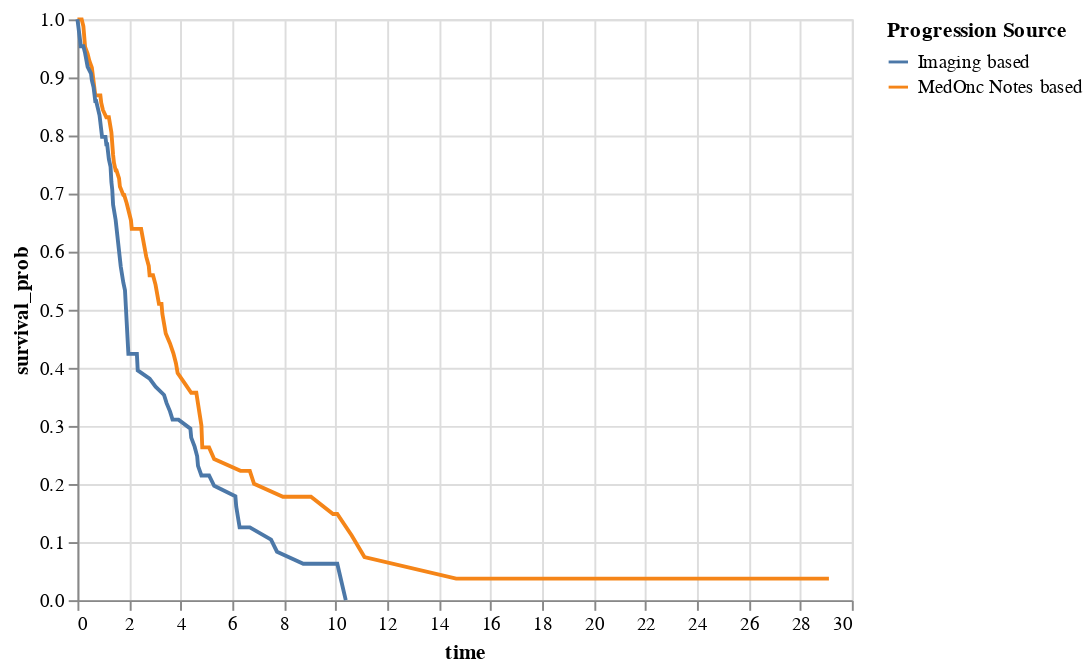

Notebook code cell kept with this figure:
### Code cell
kmf_dict = {}
for drug in df_melted['regimen_drugs'].unique():
    for prog_type in df_melted['progression_type'].unique():
        kmf_dict[(drug, prog_type)] = lf.KaplanMeierFitter()
        mask = (df_melted['regimen_drugs'] == drug) & (df_melted['progression_type'] == prog_type)
        kmf_dict[(drug, prog_type)].fit(df_melted['time_till_progression'][mask], df_melted['progression_occurred'][mask], label=f'{drug} ({prog_type})')

survival_df = pd.DataFrame()
for (drug, prog_type), kmf in kmf_dict.items():
    mask = (df_melted['regimen_drugs'] == drug) & (df_melted['progression_type'] == prog_type)
    survival_prob = kmf.survival_function_
    survival_prob.columns = ['survival_prob']
    survival_prob['drug'] = drug
    survival_prob['progression_type'] = prog_type
    survival_prob['time'] = survival_prob.index
    survival_df = pd.concat([survival_df, survival_prob], axis=0)
    

drug_options = sorted(df_melted['regimen_drugs'].unique())
selection = alt.selection_single(
    fields=['drug'], 
    bind=alt.binding_select(options=drug_options, 
                            name='Select Drug Regimen'),
     init={'drug': 'Docetaxel'}
)

# create the Altair plot with a dropdown menu
# selection = alt.selection_single(
#     fields=['drug'], 
#     bind=alt.binding_select(options=list(kmf_dict.keys())),
#     name='Select'
# )

alt_chart = alt.Chart(survival_df).mark_line().encode(
    x='time:Q',
    y='survival_prob:Q',
    color=alt.Color('progression_type:N', legend=alt.Legend(title='Progression Source',  labelExpr="{'pfs_i_g_status': 'Imaging based', 'pfs_m_g_status': 'MedOnc Notes based'}[datum.label]"))
).add_selection(
    selection
).transform_filter(
    selection
)

alt.data_transformers.enable('default', max_rows=10000)

# display the plot
alt_chart

### Figure 1 — Vega-Lite specification as saved in the notebook (floating-point values rounded to 4 significant figures; data arrays with more than 128 entries replaced by an {"elided": "..."} marker saying what was removed)
{"config": {"view": {"continuousWidth": 400, "continuousHeight": 300}}, "data": {"name": "data-c25c4ee9e1380b74a9c3cdbde4bad48b"}, "mark": "line", "encoding": {"color": {"field": "progression_type", "legend": {"labelExpr": "{'pfs_i_g_status': 'Imaging based', 'pfs_m_g_status': 'MedOnc Notes based'}[datum.label]", "title": "Progression Source"}, "type": "nominal"}, "x": {"field": "time", "type": "quantitative"}, "y": {"field": "survival_prob", "type": "quantitative"}}, "selection": {"selector015": {"type": "single", "fields": ["drug"], "bind": {"input": "select", "options": {"elided": "190 str values"}, "name": "Select Drug Regimen"}, "init": {"drug": "Docetaxel"}}}, "transform": [{"filter": {"selection": "selector015"}}], "$schema": "https://vega.github.io/schema/vega-lite/v4.17.0.json", "datasets": {"data-c25c4ee9e1380b74a9c3cdbde4bad48b": {"elided": "5106 records"}}}
